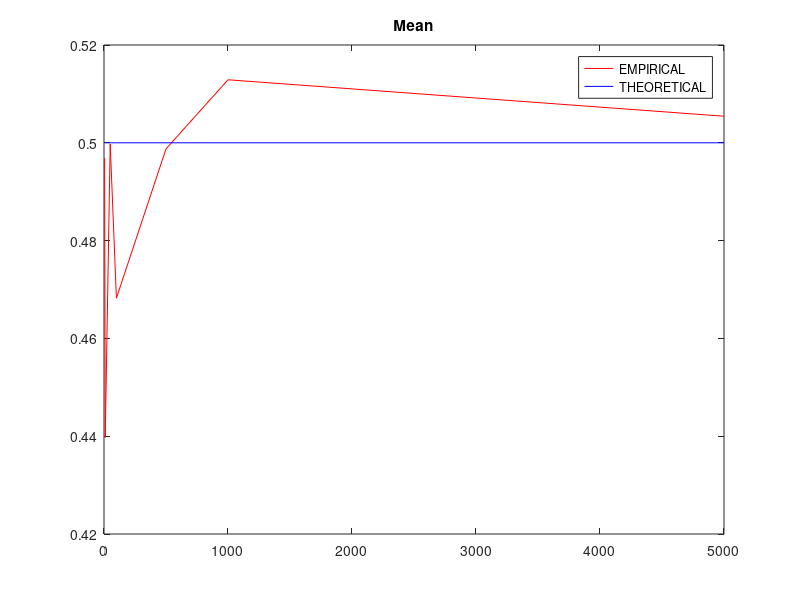
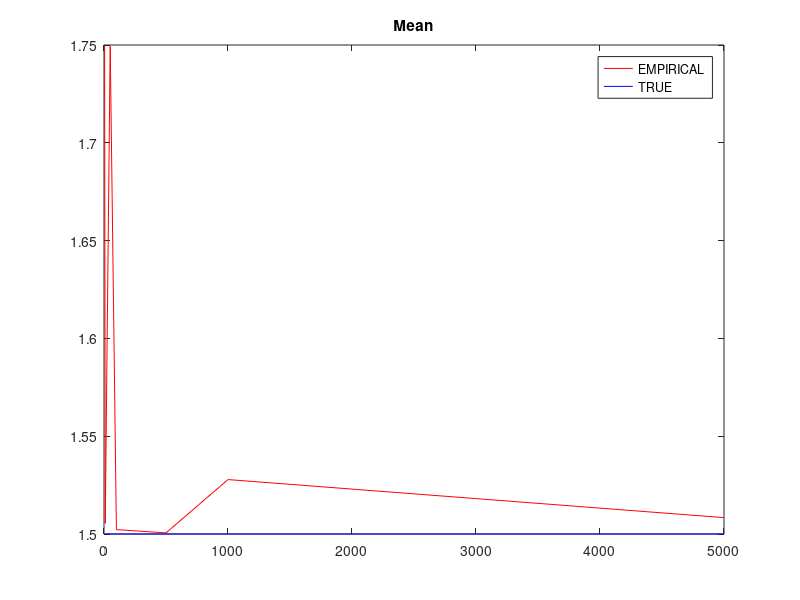

The MATLAB source for these figures, in order:
%% Expectation and Sample Mean
% For a certain distribution $X$, we know the expectation. If we get a
% sample of $X$, which we call it $\hat{X}$, we are also able to calculate
% the empirical average or mean of the sample, $mean = \frac{1}{N} \sum
% x_i$. 
%%
% What's the relationship between empirical mean and theoretical
% expectation?
%% Uniform distribution example
% $X \sim U(0, 1)$;

alpha1 = 0;
beta1 = 1;

%%
% Compute THEORETICAL values;
mean1 = (beta1 - alpha1) / 2;  
%%
% Compute empirical values;
sizes = [5,10,50,100,500,1000,5000]; % For different sampling sizes;
nS = length(sizes);
mean2 = zeros(nS,1);
variance2 = zeros(nS,1);
for sizeIndex = 1:nS
    aSize = sizes(sizeIndex);
    ys = unifrnd(alpha1, beta1,[aSize,1]);
    mean2(sizeIndex) = mean(ys);
    variance2(sizeIndex) = var(ys);
end
fig1a = figure;
xlim([min(sizes) max(sizes)]);
ylim([0, max(mean2)]);
plot(sizes,mean2, '-r');
hold on;
plot(sizes,repmat(mean1,1,nS),'-b');
legend('EMPIRICAL','THEORETICAL');
title('Mean');

%% Pareto distribution example
% Let's do the same for $X \sim Par(3)$;
alpha1 = 3;
k1 = 1/alpha1;
sigma1 = 1/alpha1;    
theta1 = 1;
%%
% Compute THEORETICAL values;
mean1 = alpha1/ ( alpha1 - 1);

%%
% Compute empirical values;
rep = 100;
sizes = [5,10,50,100,500,1000,5000];
nS = length(sizes);
mean2 = zeros(nS,1);
for sizeIndex = 1:nS
    aSize = sizes(sizeIndex);
    aMean = 0;
    ys = gprnd(k1,sigma1,theta1,[aSize,1]);
    mean2(sizeIndex) = mean(ys);
    variance2(sizeIndex) = var(ys);
end
fig1a = figure;
xlim([min(sizes) max(sizes)]);
ylim([0, max(mean2)]);
plot(sizes,mean2, '-r');
hold on;
plot(sizes,repmat(mean1,1,nS),'-b');
legend('EMPIRICAL','TRUE');
title('Mean');

